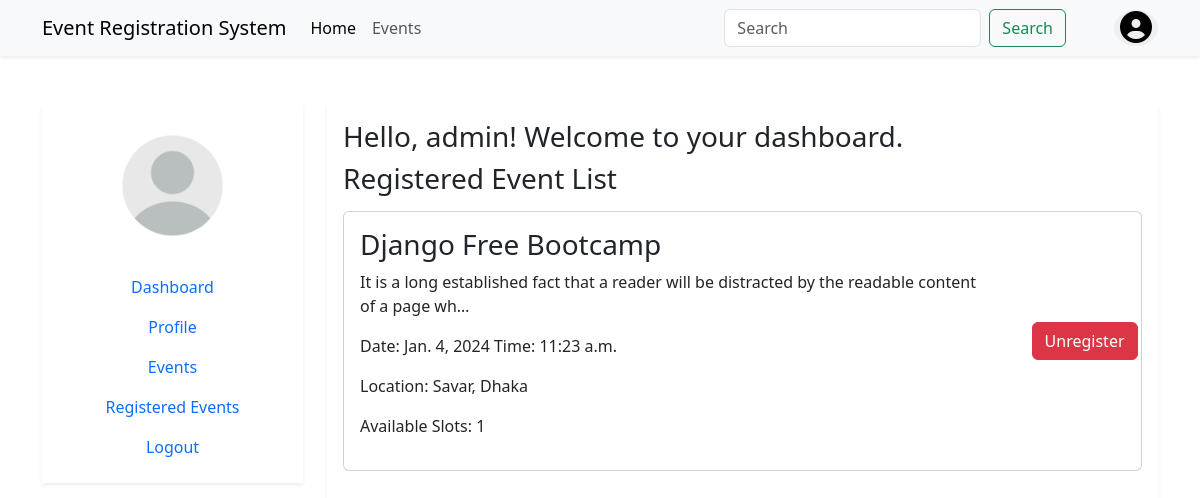
The app's page /registered-events/ (signed in), older data.
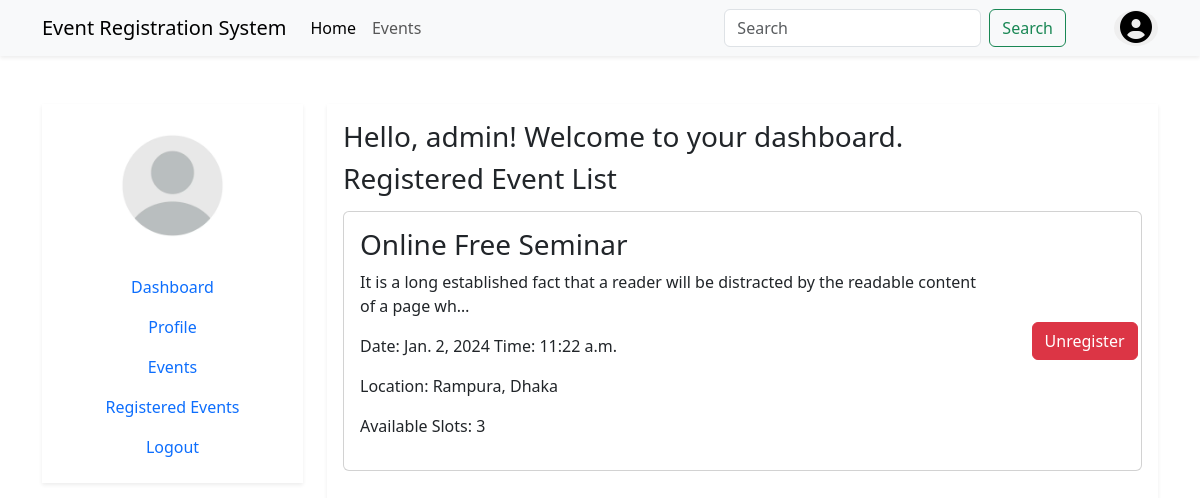
The same page, newer data.
### event/models.py (models this page shows, shortened)
class Registration(models.Model):
    user = models.ForeignKey(User, on_delete=models.CASCADE)
    event = models.ForeignKey(Event, on_delete=models.CASCADE)
    registration_date = models.DateTimeField(auto_now_add=True)
    class Meta:
        verbose_name = "Registration"
        verbose_name_plural = "Registrations"

class Event(models.Model):
    title = models.CharField(max_length=255)
    description = models.TextField()
    date = models.DateField()
    time = models.TimeField()
    location_name = models.CharField(max_length=255)
    available_slots = models.PositiveIntegerField()
    created_at = models.DateTimeField(auto_now_add=True)
    updated_at = models.DateTimeField(auto_now=True)
    class Meta:
        ordering = ['-date', 'time']

### event/views.py (the view)
# urls.py: path('registered-events/', views.registered_events, name='registered_events'),
@login_required(login_url='accounts:login')
def registered_events(request):
    registrations = Registration.objects.filter(user=request.user)
    return render(request, 'events/registered_events.html', {'registrations': registrations})

### templates/events/registered_events.html (shortened to what this page needs)
{% extends "accounts/dashboard.html" %}
{% block dashboard %}
<section id="event_list">
    <h3 class="mb-3">Registered Event List</h3>
    <div class="row">
        {% for registration in registrations %}
            <div class="col-12 mb-4">
                <div class="card">
                   <div class="row justify-content-center align-items-center">
                    <div class="col-10">
                        <div class="card-body">
                            <h3 class="card-title">{{ registration.event.title }}</h3>
                            <p class="card-text">{{ registration.event.description|truncatechars_html:100 }}</p>
                            <p>Date: {{ registration.event.date }} Time: {{ registration.event.time }}</p>
                            <p>Location: {{ registration.event.location_name }}</p>
                            <p>Available Slots: {{ registration.event.available_slots }}</p>
                        </div>
                    </div>
                    <div class="col-2">
                        <div class="d-flex justify-content-center">
                            <a href="{% url 'events:unregister_from_event' registration.event.id %}" class="btn btn-danger">Unregister</a>
                        </div>
                    </div>
                   </div>
                </div>
            </div>
        {% endfor %}
    </div>
</section>
{% endblock dashboard %}

### templates/accounts/dashboard.html (shortened to what this page needs)
{% extends 'base.html' %}
{% load static %}
{% block content %}
<section id="user_dashboard">
    <div class="container mt-5">
        <div class="row justify-content-center">
            <div class="col-12 col-md-4 col-lg-3 mb-3">
                <div class="shadow-sm text-center py-3">
                    <img src="{% static 'images/user.png' %}" class="img-fluid w-50 rounded-circle mb-3" alt="User">
                    {% include 'includes/sidebar.html' %}
                </div>
            </div>
            <div class="col-12 col-md-8 col-lg-9 mb-3">
                <div class="shadow-sm p-3">
                    <h3>Hello, {{ user.username }}! Welcome to your dashboard.</h3>
                    {% block dashboard %}
                    {% endblock dashboard %}
                </div>
            </div>
        </div>
    </div>
</section>
{% endblock content %}

### templates/base.html (shortened to what this page needs)
<!doctype html>
<html lang="en">
  <head>
    <link href="https://cdn.jsdelivr.net/npm/bootstrap@5.3.2/dist/css/bootstrap.min.css" rel="stylesheet">
    <link rel="stylesheet" href="https://cdnjs.cloudflare.com/ajax/libs/font-awesome/6.5.1/css/all.min.css"/>
  </head>
  <body>
    {% include "includes/header.html" %}
    {% block content %}{% endblock content %}
  </body>
</html>

### templates/includes/header.html (shortened to what this page needs)
<nav class="navbar navbar-expand-lg bg-body-tertiary shadow-sm sticky-top">
    <div class="container">
        <a class="navbar-brand" href="{% url 'events:home' %}">Event Registration System</a>
        <div class="collapse navbar-collapse" id="navbarSupportedContent">
            <ul class="navbar-nav me-auto mb-2 mb-lg-0">
                <li class="nav-item">
                    <a class="nav-link active" aria-current="page" href="{% url 'events:home' %}">Home</a>
                </li>
                <li class="nav-item">
                    <a class="nav-link" href="javascript: void(0)">Events</a>
                </li>
            </ul>
            <div class="mb-lg-0 mb-2">
                <form class="d-flex mx-lg-5" role="search" method="get" action="{% if request.user.is_authenticated %}{% url 'events:event_list' %}{% else %}{% url 'events:home' %}{% endif %}">
                    <input class="form-control me-2" type="search" name="q" placeholder="Search" aria-label="Search" value="{{ query }}">
                    <button class="btn btn-outline-success" type="submit">Search</button>
                </form>
            </div>
            <div class="d-grid gap-2 d-md-flex justify-content-md-end">
                {% if request.user.is_authenticated %}
                <div class="btn-group">
                    <button type="button" class="border-0 rounded-circle" data-bs-toggle="dropdown" aria-expanded="false">
                        <i class="fa-solid fa-circle-user fs-2"></i>
                    </button>
                  </div>
                {% else %}
                <a href="{% url 'accounts:login' %}" class="btn btn-secondary">Login</a>
                <a href="{% url 'accounts:signup' %}" class="btn btn-primary">Registration</a>
                {% endif %}
            </div>
        </div>
    </div>
</nav>

### templates/includes/sidebar.html
<ul class="nav flex-column">
    <li class="nav-item">
      <a class="nav-link active" aria-current="page" href="{% url 'accounts:dashboard' %}">Dashboard</a>
    </li>
    <li class="nav-item">
      <a class="nav-link active" aria-current="page" href="{% url 'accounts:profile_update' %}">Profile</a>
    </li>
    <li class="nav-item">
      <a class="nav-link" href="{% url 'events:event_list' %}">Events</a>
    </li>
    <li class="nav-item">
      <a class="nav-link" href="{% url 'events:registered_events' %}">Registered Events</a>
    </li>
    <li class="nav-item">
      <a class="nav-link" href="{% url 'accounts:logout' %}">Logout</a>
    </li>
</ul>

Row changes from the older to the newer data that the page shows:
removed Registration: event "Django Free Bootcamp", event.description "It is a long established fact that a reader will be distracted by the readable content of a page wh…", event "Jan. 4, 2024", event.time "11:23 a.m.", event.location_name "Savar, Dhaka", event.available_slots "1"
added Registration: event "Online Free Seminar", event.description "It is a long established fact that a reader will be distracted by the readable content of a page wh…", event "Jan. 2, 2024", event.time "11:22 a.m.", event.location_name "Rampura, Dhaka", event.available_slots "3"
